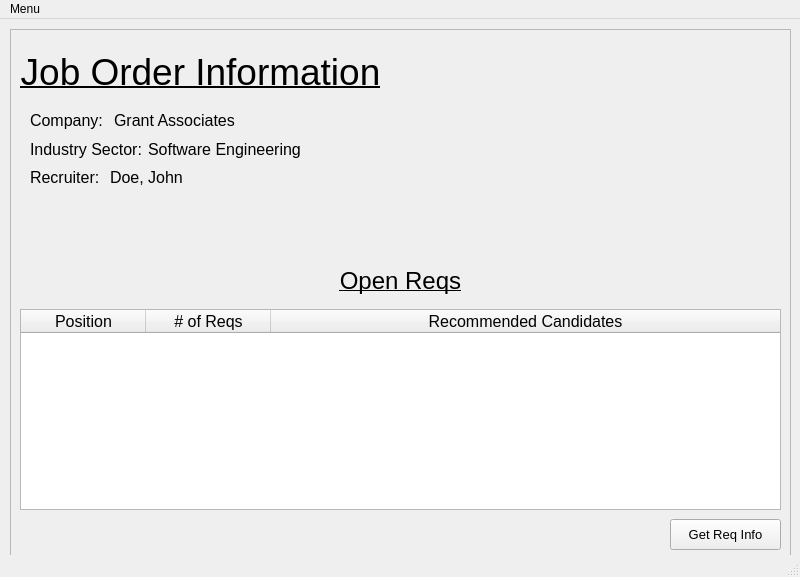
<?xml version="1.0" encoding="UTF-8"?>
<ui version="4.0">
 <class>MainWindow</class>
 <widget class="QMainWindow" name="MainWindow">
  <property name="geometry">
   <rect>
    <x>0</x>
    <y>0</y>
    <width>800</width>
    <height>577</height>
   </rect>
  </property>
  <property name="windowTitle">
   <string>MainWindow</string>
  </property>
  <widget class="QWidget" name="centralwidget">
   <widget class="QTableWidget" name="open_reqs_table">
    <property name="geometry">
     <rect>
      <x>20</x>
      <y>290</y>
      <width>761</width>
      <height>201</height>
     </rect>
    </property>
    <property name="sizePolicy">
     <sizepolicy hsizetype="Expanding" vsizetype="Expanding">
      <horstretch>0</horstretch>
      <verstretch>0</verstretch>
     </sizepolicy>
    </property>
    <property name="font">
     <font>
      <pointsize>12</pointsize>
      <underline>false</underline>
     </font>
    </property>
    <property name="accessibleName">
     <string notr="true"/>
    </property>
    <property name="accessibleDescription">
     <string/>
    </property>
    <property name="layoutDirection">
     <enum>Qt::LeftToRight</enum>
    </property>
    <property name="autoFillBackground">
     <bool>false</bool>
    </property>
    <property name="rowCount">
     <number>0</number>
    </property>
    <attribute name="horizontalHeaderCascadingSectionResizes">
     <bool>false</bool>
    </attribute>
    <attribute name="horizontalHeaderDefaultSectionSize">
     <number>125</number>
    </attribute>
    <attribute name="horizontalHeaderStretchLastSection">
     <bool>true</bool>
    </attribute>
    <attribute name="verticalHeaderVisible">
     <bool>false</bool>
    </attribute>
    <column>
     <property name="text">
      <string>Position</string>
     </property>
     <property name="background">
      <color>
       <red>200</red>
       <green>200</green>
       <blue>200</blue>
      </color>
     </property>
    </column>
    <column>
     <property name="text">
      <string># of Reqs</string>
     </property>
     <property name="background">
      <color>
       <red>200</red>
       <green>200</green>
       <blue>200</blue>
      </color>
     </property>
    </column>
    <column>
     <property name="text">
      <string>Recommended Candidates</string>
     </property>
    </column>
   </widget>
   <widget class="QToolButton" name="toolButton_2">
    <property name="geometry">
     <rect>
      <x>670</x>
      <y>500</y>
      <width>111</width>
      <height>31</height>
     </rect>
    </property>
    <property name="font">
     <font>
      <pointsize>10</pointsize>
     </font>
    </property>
    <property name="text">
     <string>Get Req Info</string>
    </property>
    <property name="checkable">
     <bool>false</bool>
    </property>
    <property name="autoRepeat">
     <bool>false</bool>
    </property>
   </widget>
   <widget class="QFrame" name="frame">
    <property name="geometry">
     <rect>
      <x>10</x>
      <y>10</y>
      <width>781</width>
      <height>551</height>
     </rect>
    </property>
    <property name="frameShape">
     <enum>QFrame::StyledPanel</enum>
    </property>
    <property name="frameShadow">
     <enum>QFrame::Raised</enum>
    </property>
    <widget class="QLabel" name="job_order_label">
     <property name="geometry">
      <rect>
       <x>10</x>
       <y>20</y>
       <width>361</width>
       <height>45</height>
      </rect>
     </property>
     <property name="font">
      <font>
       <pointsize>28</pointsize>
       <underline>true</underline>
      </font>
     </property>
     <property name="text">
      <string>Job Order Information</string>
     </property>
     <property name="alignment">
      <set>Qt::AlignCenter</set>
     </property>
    </widget>
    <widget class="QWidget" name="gridLayoutWidget">
     <property name="geometry">
      <rect>
       <x>20</x>
       <y>80</y>
       <width>341</width>
       <height>80</height>
      </rect>
     </property>
     <layout class="QGridLayout" name="gridLayout_2">
      <item row="0" column="0">
       <layout class="QHBoxLayout" name="horizontalLayout_4">
        <item>
         <widget class="QLabel" name="company_data">
          <property name="font">
           <font>
            <pointsize>12</pointsize>
            <underline>false</underline>
           </font>
          </property>
          <property name="text">
           <string>Company: </string>
          </property>
         </widget>
        </item>
        <item>
         <widget class="QLabel" name="is_label_2">
          <property name="font">
           <font>
            <pointsize>12</pointsize>
            <underline>false</underline>
           </font>
          </property>
          <property name="text">
           <string>Grant Associates</string>
          </property>
         </widget>
        </item>
        <item>
         <spacer name="horizontalSpacer_4">
          <property name="orientation">
           <enum>Qt::Horizontal</enum>
          </property>
          <property name="sizeType">
           <enum>QSizePolicy::Expanding</enum>
          </property>
          <property name="sizeHint" stdset="0">
           <size>
            <width>40</width>
            <height>20</height>
           </size>
          </property>
         </spacer>
        </item>
       </layout>
      </item>
      <item row="1" column="0">
       <layout class="QHBoxLayout" name="horizontalLayout_5">
        <item>
         <widget class="QLabel" name="is_data">
          <property name="font">
           <font>
            <pointsize>12</pointsize>
            <underline>false</underline>
           </font>
          </property>
          <property name="text">
           <string>Industry Sector:</string>
          </property>
         </widget>
        </item>
        <item>
         <widget class="QLabel" name="is_label">
          <property name="font">
           <font>
            <pointsize>12</pointsize>
            <underline>false</underline>
           </font>
          </property>
          <property name="text">
           <string>Software Engineering</string>
          </property>
         </widget>
        </item>
        <item>
         <spacer name="horizontalSpacer_5">
          <property name="orientation">
           <enum>Qt::Horizontal</enum>
          </property>
          <property name="sizeType">
           <enum>QSizePolicy::Expanding</enum>
          </property>
          <property name="sizeHint" stdset="0">
           <size>
            <width>40</width>
            <height>20</height>
           </size>
          </property>
         </spacer>
        </item>
       </layout>
      </item>
      <item row="2" column="0">
       <layout class="QHBoxLayout" name="horizontalLayout_10">
        <item>
         <widget class="QLabel" name="rec_name_data">
          <property name="font">
           <font>
            <pointsize>12</pointsize>
            <underline>false</underline>
           </font>
          </property>
          <property name="text">
           <string>Recruiter: </string>
          </property>
         </widget>
        </item>
        <item>
         <widget class="QLabel" name="rec_name_label">
          <property name="font">
           <font>
            <pointsize>12</pointsize>
            <underline>false</underline>
           </font>
          </property>
          <property name="text">
           <string>Doe, John</string>
          </property>
         </widget>
        </item>
        <item>
         <spacer name="horizontalSpacer_10">
          <property name="orientation">
           <enum>Qt::Horizontal</enum>
          </property>
          <property name="sizeType">
           <enum>QSizePolicy::Expanding</enum>
          </property>
          <property name="sizeHint" stdset="0">
           <size>
            <width>40</width>
            <height>20</height>
           </size>
          </property>
         </spacer>
        </item>
       </layout>
      </item>
     </layout>
    </widget>
    <widget class="QLabel" name="open_reqs_label">
     <property name="geometry">
      <rect>
       <x>10</x>
       <y>230</y>
       <width>761</width>
       <height>45</height>
      </rect>
     </property>
     <property name="font">
      <font>
       <pointsize>28</pointsize>
       <underline>true</underline>
      </font>
     </property>
     <property name="text">
      <string>&lt;html&gt;&lt;head/&gt;&lt;body&gt;&lt;p&gt;&lt;span style=&quot; font-size:18pt;&quot;&gt;Open Reqs&lt;/span&gt;&lt;/p&gt;&lt;/body&gt;&lt;/html&gt;</string>
     </property>
     <property name="alignment">
      <set>Qt::AlignCenter</set>
     </property>
    </widget>
   </widget>
   <zorder>frame</zorder>
   <zorder>open_reqs_table</zorder>
   <zorder>toolButton_2</zorder>
  </widget>
  <widget class="QMenuBar" name="menubar">
   <property name="geometry">
    <rect>
     <x>0</x>
     <y>0</y>
     <width>800</width>
     <height>21</height>
    </rect>
   </property>
   <widget class="QMenu" name="menuMenu">
    <property name="title">
     <string>Menu</string>
    </property>
    <addaction name="actionAdd"/>
   </widget>
   <addaction name="menuMenu"/>
  </widget>
  <widget class="QStatusBar" name="statusbar"/>
  <action name="actionAdd">
   <property name="text">
    <string>Add</string>
   </property>
  </action>
 </widget>
 <resources/>
 <connections/>
</ui>
